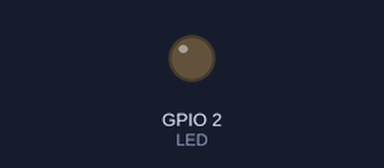
A sketch run on a simulated ESP32. Parts: output pins drawn as LEDs (lit = HIGH). WiFi joins after 1.5 s; servers stay silent unless stated; the local clock reads 2024-03-15 10:24:30 at power-on unless the sketch sets it; what the sketch prints to the serial monitor is not drawn.

Above: at 2.2 s.
Timing chart, 0 to 3.7 s (numbered marks = the images above):
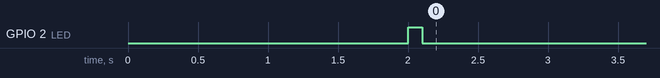

The sketch:

NTP.ino
```cpp
#include <WiFi.h>
#include <ESP32Time.h>
#include "time.h"

//========================================================================
ESP32Time rtc;
//WiFi Details
const char* ssid       = "BUAP_Estudiantes";
const char* password   = "f85ac21de4";

// NTP server to request time
const char* ntpServer = "pool.ntp.org";
const long  gmtOffset_sec = -6*3600;
const int   daylightOffset_sec = 0;

const int push_b = 23;
#define LED 2

// Initialize WiFi
void initWiFi() {
  WiFi.mode(WIFI_STA);
  WiFi.begin(ssid, password);
  Serial.print("Connecting to WiFi ..");
  while (WiFi.status() != WL_CONNECTED) {
    Serial.print('.');
    delay(1000);
  }
  Serial.println(WiFi.localIP());
}

void synchroniseWith_NTP_Time() {
  initWiFi();
  struct tm timeinfo;
  time_t now;
  digitalWrite(LED, HIGH); // Encender el LED
  Serial.print("configTime uses ntpServer ");
  Serial.println(ntpServer);
  configTime(gmtOffset_sec, daylightOffset_sec, ntpServer);
  Serial.print("synchronising time");

  while (timeinfo.tm_year + 1900 < 2000 ) {
    time(&now);                       // read the current time
    localtime_r(&now, &timeinfo);

    delay(100);
    Serial.print(".");
  }
  localtime_r(&now, &timeinfo);
  int yr = timeinfo.tm_year + 1900;
  int mt = timeinfo.tm_mon + 1;
  int dy = timeinfo.tm_mday;
  int hr = timeinfo.tm_hour;
  int mi = timeinfo.tm_min;
  int se = timeinfo.tm_sec;
  rtc.setTime(se, mi, hr, dy, mt,yr);
  //disconnect WiFi as it's no longer needed
  WiFi.disconnect(true);
  WiFi.mode(WIFI_OFF);
  Serial.print("\n time synchronsized \n");
  digitalWrite(LED, LOW); // Encender el LED
}

void setup() {
  Serial.begin(115200);
  pinMode (LED, OUTPUT); // Cambia el PIN del led a OUTPUT
  //Sincronizar RTC con Tiempo Actual
  synchroniseWith_NTP_Time();
}

void loop() {

  Serial.println(rtc.getTime("%d/%m/%Y %H:%M:%S"));
  delay(1000);

}
```
